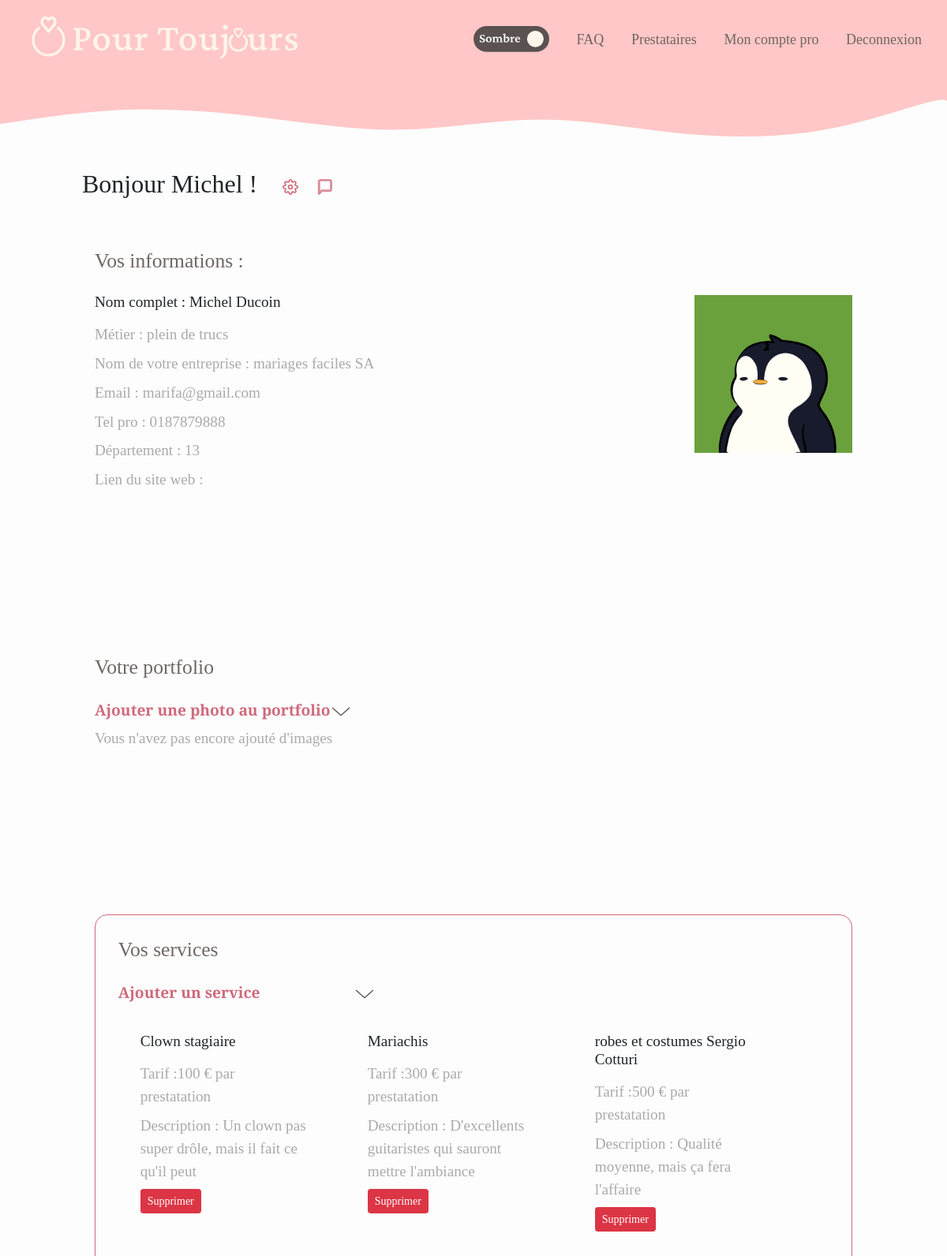
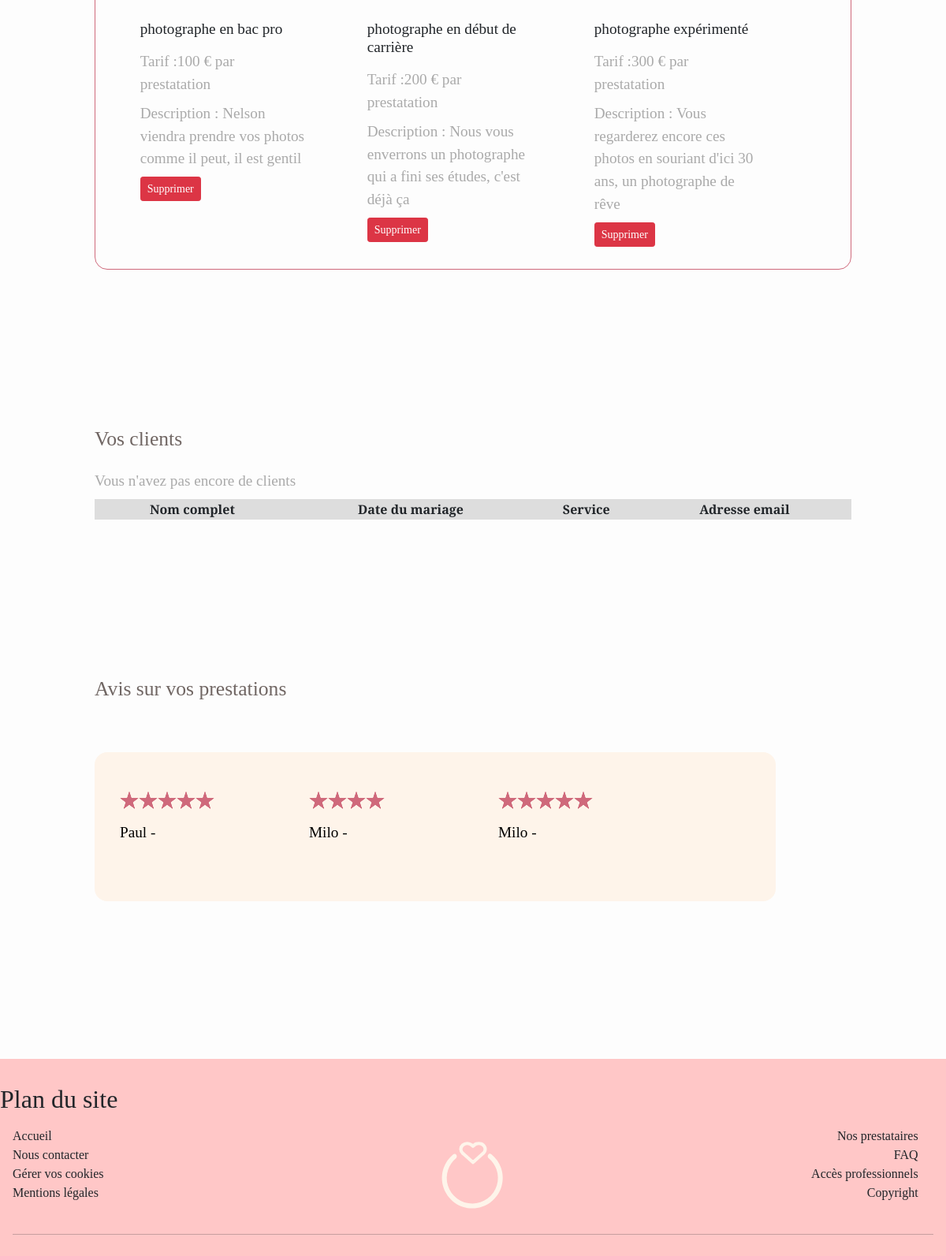
/pro_profile.php (signed in), run on the app's committed database (2 pictures, top to bottom).
### tables this page shows
CREATE TABLE PRESTATAIRE(
	id INTEGER PRIMARY KEY auto_increment,
	nomEntreprise VARCHAR(30),
	telPro CHAR(10),
	emailPro VARCHAR(60),
	metier VARCHAR(20),
	description VARCHAR(255),
	photoProfil VARCHAR(40) DEFAULT 'default_pp.jpg',
	lienSiteWeb VARCHAR(100),
	signature VARCHAR(100),
	personne INTEGER NOT NULL UNIQUE REFERENCES PERSONNE(id)
);

CREATE TABLE SERVICE(
	id INTEGER PRIMARY KEY auto_increment,
	nom VARCHAR(40),
	type CHAR(1),
	tarif FLOAT,
	description VARCHAR(100),
	prestataire INTEGER NOT NULL REFERENCES PRESTATAIRE(id)
);

### pro_profile.php (the view, shortened to what this page needs)
<!DOCTYPE html>
<html>
    <head>
        <?php include('includes/common_head.php'); ?>
        <link rel="stylesheet" href="style/pro_profile.css">
    </head>
    <body>
        <?php include('includes/header.php'); ?>
        <main>
            <?php
                $welcome_title = 'Bonjour ';
                $info_det = 'Vos';
                $company_det = "votre";
                echo ' <h2>' . $welcome_title . $_SESSION['nomPrefere'] .' ! <a href="settings.php"><img src="images/settings_icon.svg"></a><a href="control_pannel.php?page=messages"><img src="images/presta_contact_icon.svg"></a></h2>';
                $q = 'SELECT id, nomEntreprise, emailPro, telPro,metier, photoProfil, lienSiteWeb FROM PRESTATAIRE WHERE personne = :personne';
                $req = $bdd->prepare($q);
                $req->execute(['personne' => $_SESSION['id']]);
                $results = $req->fetchAll(PDO::FETCH_ASSOC);
                $id_presta = $results[0]['id'];
            ?>
            <section id="profile">
                <div class="face">
                     <div>
                    <?php
                    echo '
                    <h3>' . $info_det .' informations :</h3>
                    <h4>Nom complet : ' . $_SESSION['nomComplet'] . ' </h4>
                    <p>Métier : ' . $results[0]['metier'] .'</p>
                    <p>Nom de '. $company_det . ' entreprise : ' . $results[0]['nomEntreprise']  .'</p>
                    <p>Email : ' . $results[0]['emailPro']. '</p>
                    <p>Tel pro : '. $results[0]['telPro'] .'</p>
                    <p>Département : ' . $_SESSION['departement'] . '</p>
                    <p>Lien du site web : <a target="_blank" href="'. $results[0]['lienSiteWeb'] . '">' .$results[0]['lienSiteWeb']. '</a></p>
                    ';
                    echo '</div>'; ?>
                    <?php echo '<img src="images/prestataires/'. $results[0]['photoProfil'] . '">'
                    ?>
                   </div>
            </section>
            <section id="portfolio">
                <h3>Votre portfolio</h3>
                <div class="add">
                    <p class="title">Ajouter une photo au portfolio</p>
                </div>
                <div id="show_portfolio">
                    <?php
                        $q ='SELECT id, nom, description FROM PORTFOLIO_IMAGES WHERE prestataire = :id';
                        $req = $bdd->prepare($q);
                        $req -> execute([
                            'id' => $id_presta
                    ]);
                    $results = $req->fetchAll(PDO::FETCH_ASSOC);
                    if(count($results) == 0){
                        echo '<p>Vous n\'avez pas encore ajouté d\'images</p>';
                    }
                    ?>
            </section>
            <section id="services">
                <h3>Vos services</h3>
                <div class="add">
                    <p class="title">Ajouter un service</p>
                </div>
                <div id="show_services">
                    <?php
                        $q ='SELECT id,nom,tarif,description,prestataire FROM SERVICE WHERE prestataire = :id';
                        $req = $bdd->prepare($q);
                        $req -> execute([
                            'id' => $id_presta
                    ]);
                    $results = $req->fetchAll(PDO::FETCH_ASSOC);
                    foreach($results as $key => $service){
                        echo '
                        <div class="service-card">
                        <h4>'. $service['nom'].'</h4>
                        <p>Tarif :'. $service['tarif'].' € par prestatation </p>
                        <p>Description : '. $service['description'].'</p>
                        <a class="btn btn-sm btn-danger me-2" onclick="deleteInfos(this, \'service\',' . $service['id'] . ',' .$id_presta . ')">Supprimer</a>
                        </div>
                        ';
                    }
                    ?>
                </div>
            </section>
            <section id="clients">
                <h3>Vos clients</h3>
                <?php
                    $q ='SELECT PERSONNE.NomComplet, PERSONNE.email, MARIAGE.date , DEMANDE.service FROM PERSONNE
                            INNER JOIN UTILISATEUR ON personne = PERSONNE.id
                                INNER JOIN MARIAGE ON utilisateur = UTILISATEUR.id
                                    INNER JOIN DEMANDE ON DEMANDE.mariage = MARIAGE.id
                                        INNER JOIN SERVICE ON SERVICE.id = DEMANDE.service
                                            WHERE SERVICE.prestataire = :id';
                    $req = $bdd->prepare($q);
                    $req -> execute([
                         'id' => $id_presta
                            ]);
                 $results = $req->fetchAll(PDO::FETCH_ASSOC);
                 if(count($results) == 0){
                     echo '<p>Vous n\'avez pas encore de clients</p>';
                 }
                 echo '
                        <table>
                        <tr>
                            <th>Nom complet</th>
                            <th>Date du mariage</th>
                            <th>Service</th>
                            <th>Adresse email</th>
                            <th></th>
                        </tr>';
                echo '</table>';
                ?>
            </section>
            <h3>Avis sur vos prestations</h3>
            <section id="reviews">
            <?php
                $q = 'SELECT (SELECT nomPrefere FROM PERSONNE WHERE id = utilisateur) AS nom_client, note, contenu, date_envoi FROM COMMENTAIRE WHERE prestataire = :prestataire' ;
                $req = $bdd->prepare($q);
                $req -> execute([
                    'prestataire' => $id_presta
                ]);
                $result = $req -> fetchAll(PDO::FETCH_ASSOC);
                    foreach($result as $key => $commentaire){
                        echo '
                            <div>
                            <p class="comment">'. $commentaire['contenu']. '</p>
                            <div class="rating">';
                                for($i = 0; $i<$commentaire['note']; $i++){
                                echo '<img src="images/rating_red_star.svg">';
                                }
                        echo '</div>
                            <p>'. $commentaire['nom_client']. ' - ' . $commentaire['date_envoi'] . '</p>
                        </div>';
                    }
            ?>
            </section>
        </main>
        <?php include('includes/footer.php'); ?>
    </body>
</html>

### style/index.css (style rules this page uses)
* { box-sizing: border-box; }
body { margin: 0; background-color: var(--dark_white); }
html { font-size: 16px; }
body { font-family: 'Crimson Pro'; }
main { min-height: 100vh; }
h2 { margin: 16px 0; color : var(--dark_grey) ; text-align: center; font-size: 1.7rem; }
h3 { text-align: center; font-size: 1.2rem; font-weight: bold; color: var(--grey2); }
p { font-size: 1.2rem; font-weight: bold; color: var(--grey2); }
a { cursor :pointer ; color: var(--grey2); text-decoration: none; }
main { padding: 0 10vw; }
section { margin-bottom: 150px; }
@media screen and (min-width: 900px) { section { margin: 200px 0; } }

### style/pro_profile.css (style rules this page uses)
section { margin-top: 64px; }
h2 { margin-left: -16px; font-size: 2rem; text-align: left; }
h3 { margin-bottom: 24px; text-align: left; font-size: 1.6rem; font-weight: normal; }
h4 { font-size: 1.2rem; margin-bottom: 16px; color: var(--dark_grey) }
p { margin-bottom: 8px; color: #aaa; font-weight: normal; }
h2 img { height: 20px; margin-left: 24px; }
#profile { display: flex; flex-direction: column; justify-content: space-between; }
.face > img { max-height: 300px; max-width: 200px; align-self: center; object-fit : cover; }
.face { display: flex; flex-direction: column; }
@media screen and (min-width: 700px) { .face { display: flex; flex-direction: row; justify-content: space-between; } }
.add { background-image: url('../images/down_arrow.svg'); background-position: top 10px left 300px; background-size: 24px; background-repeat: no-repeat; }
.title { color : var(--dark_pink) ; font-weight: bold; }
#services { border :var(--dark_pink) solid 1px; border-radius: 16px; -webkit-border-radius: 16px; -moz-border-radius: 16px; -ms-border-radius: 16px; -o-border-radius: 16px; padding-left: 3%; PADDING-TOP: 3% }
#services > div { display: flex; flex-wrap: wrap; }
#services > div > div { width: 100%; margin-bottom: 64px; padding-right: 2%; }
@media screen and (min-width: 700px) { #services > div > div { width: 44%; margin: 3%; } }
@media screen and (min-width: 1000px) { #services > div > div { width: 25%; margin: 3% } }
#show_portfolio { display: flex; align-items: center; overflow-x: scroll; }
table { width: 100%; text-align: center; }
th { background-color: #ddd; }
#reviews { padding: 32px; background-color: var(--beige); border-radius: 16px; -webkit-border-radius: 16px; -moz-border-radius: 16px; -ms-border-radius: 16px; -o-border-radius: 16px; }
#reviews p { color: black; }
#reviews { display: flex; overflow-x: scroll; width: 100%; flex-direction: row; }
#reviews > div { margin-bottom: 32px; min-width:120%; }
.rating { margin: 16px 0; }
@media screen and (min-width: 700px) { #reviews { width : 70vw; } }
@media screen and (min-width: 700px) { #reviews > div { min-width: 55%; } }
@media screen and (min-width: 1000px) { #reviews { width : 90%; } }
@media screen and (min-width: 1000px) { #reviews > div { min-width: 30%; } }

### style/colors.css (style rules this page uses)
:root { --light_pink : #FFC7C7 ; --beige : #FEF4EA; --dark_white : #FDFDFD ; --dark_pink : #CF697B; --dark-grey : #5A5250; --grey2 : #706663; --place_holder : #aaaaaa; --transparent_grey :#ADA9A8 ; }

### data on the page
prestataire: metier "plein de trucs", nomEntreprise "mariages faciles SA", emailPro "marifa@gmail.com", telPro "0187879888", photoProfil (placeholder picture)
service: nom "Clown stagiaire", tarif "100", description "Un clown pas super drôle, mais il fait ce qu'il peut"
service: nom "Mariachis", tarif "300", description "D'excellents guitaristes qui sauront mettre l'ambiance"
service: nom "robes et costumes Sergio Cotturi", tarif "500", description "Qualité moyenne, mais ça fera l'affaire"
service: nom "photographe en bac pro", tarif "100", description "Nelson viendra prendre vos photos comme il peut, il est gentil"
service: nom "photographe en début de carrière", tarif "200", description "Nous vous enverrons un photographe qui a fini ses études, c'est déjà ça"
service: nom "photographe expérimenté", tarif "300", description "Vous regarderez encore ces photos en souriant d'ici 30 ans, un photographe de rêve"

### other printed values
$word "pro"
$welcome_title "Bonjour"
$_SESSION['nomPrefere'] "Michel"
$info_det "Vos"
$_SESSION['nomComplet'] "Michel Ducoin"
$company_det "votre"
$_SESSION['departement'] "13"
$commentaire['nom_client'] "Paul"
$commentaire['nom_client'] "Milo"
